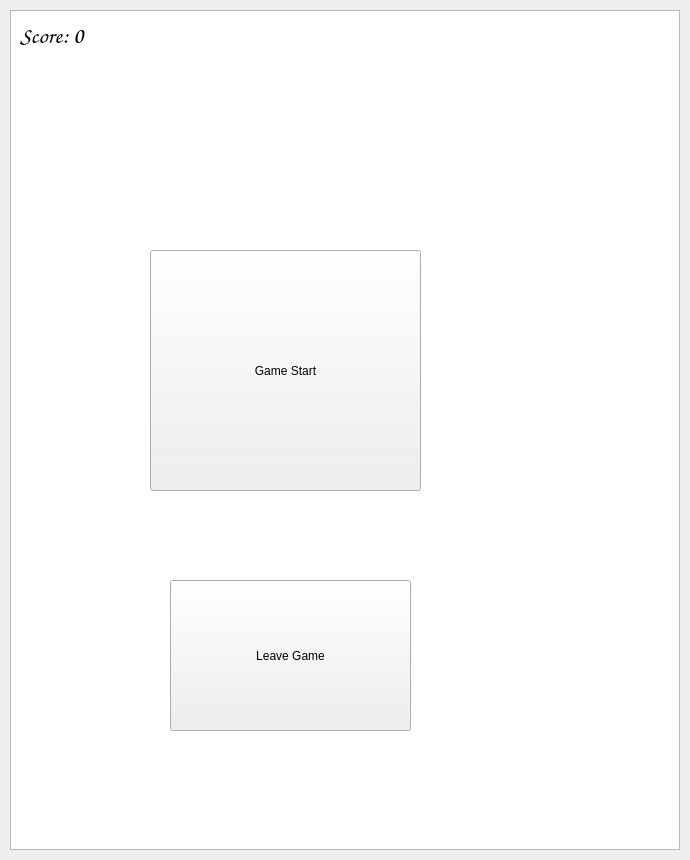
<?xml version="1.0" encoding="UTF-8"?>
<ui version="4.0">
 <class>MainWindow</class>
 <widget class="QMainWindow" name="MainWindow">
  <property name="geometry">
   <rect>
    <x>0</x>
    <y>0</y>
    <width>690</width>
    <height>860</height>
   </rect>
  </property>
  <property name="focusPolicy">
   <enum>Qt::TabFocus</enum>
  </property>
  <property name="windowTitle">
   <string>MainWindow</string>
  </property>
  <widget class="QWidget" name="centralwidget">
   <widget class="QGraphicsView" name="graphicsView">
    <property name="geometry">
     <rect>
      <x>10</x>
      <y>10</y>
      <width>670</width>
      <height>840</height>
     </rect>
    </property>
    <property name="focusPolicy">
     <enum>Qt::TabFocus</enum>
    </property>
    <property name="verticalScrollBarPolicy">
     <enum>Qt::ScrollBarAsNeeded</enum>
    </property>
    <property name="horizontalScrollBarPolicy">
     <enum>Qt::ScrollBarAsNeeded</enum>
    </property>
    <property name="backgroundBrush">
     <brush brushstyle="Dense1Pattern">
      <color alpha="255">
       <red>85</red>
       <green>170</green>
       <blue>255</blue>
      </color>
     </brush>
    </property>
    <property name="sceneRect">
     <rectf>
      <x>0.000000000000000</x>
      <y>0.000000000000000</y>
      <width>668.000000000000000</width>
      <height>838.000000000000000</height>
     </rectf>
    </property>
   </widget>
   <widget class="QPushButton" name="startButton">
    <property name="geometry">
     <rect>
      <x>150</x>
      <y>250</y>
      <width>271</width>
      <height>241</height>
     </rect>
    </property>
    <property name="focusPolicy">
     <enum>Qt::ClickFocus</enum>
    </property>
    <property name="text">
     <string>Game Start</string>
    </property>
    <property name="checkable">
     <bool>true</bool>
    </property>
   </widget>
   <widget class="QPushButton" name="leaveButton">
    <property name="geometry">
     <rect>
      <x>170</x>
      <y>580</y>
      <width>241</width>
      <height>151</height>
     </rect>
    </property>
    <property name="focusPolicy">
     <enum>Qt::ClickFocus</enum>
    </property>
    <property name="text">
     <string>Leave Game</string>
    </property>
    <property name="checkable">
     <bool>true</bool>
    </property>
   </widget>
   <widget class="QLabel" name="scoreBar">
    <property name="geometry">
     <rect>
      <x>20</x>
      <y>10</y>
      <width>211</width>
      <height>51</height>
     </rect>
    </property>
    <property name="font">
     <font>
      <family>Comic Sans MS</family>
      <pointsize>17</pointsize>
      <weight>75</weight>
      <bold>true</bold>
      <stylestrategy>PreferAntialias</stylestrategy>
      <kerning>true</kerning>
     </font>
    </property>
    <property name="text">
     <string>Score: 0</string>
    </property>
    <property name="textFormat">
     <enum>Qt::AutoText</enum>
    </property>
   </widget>
  </widget>
 </widget>
 <resources/>
 <connections/>
</ui>
